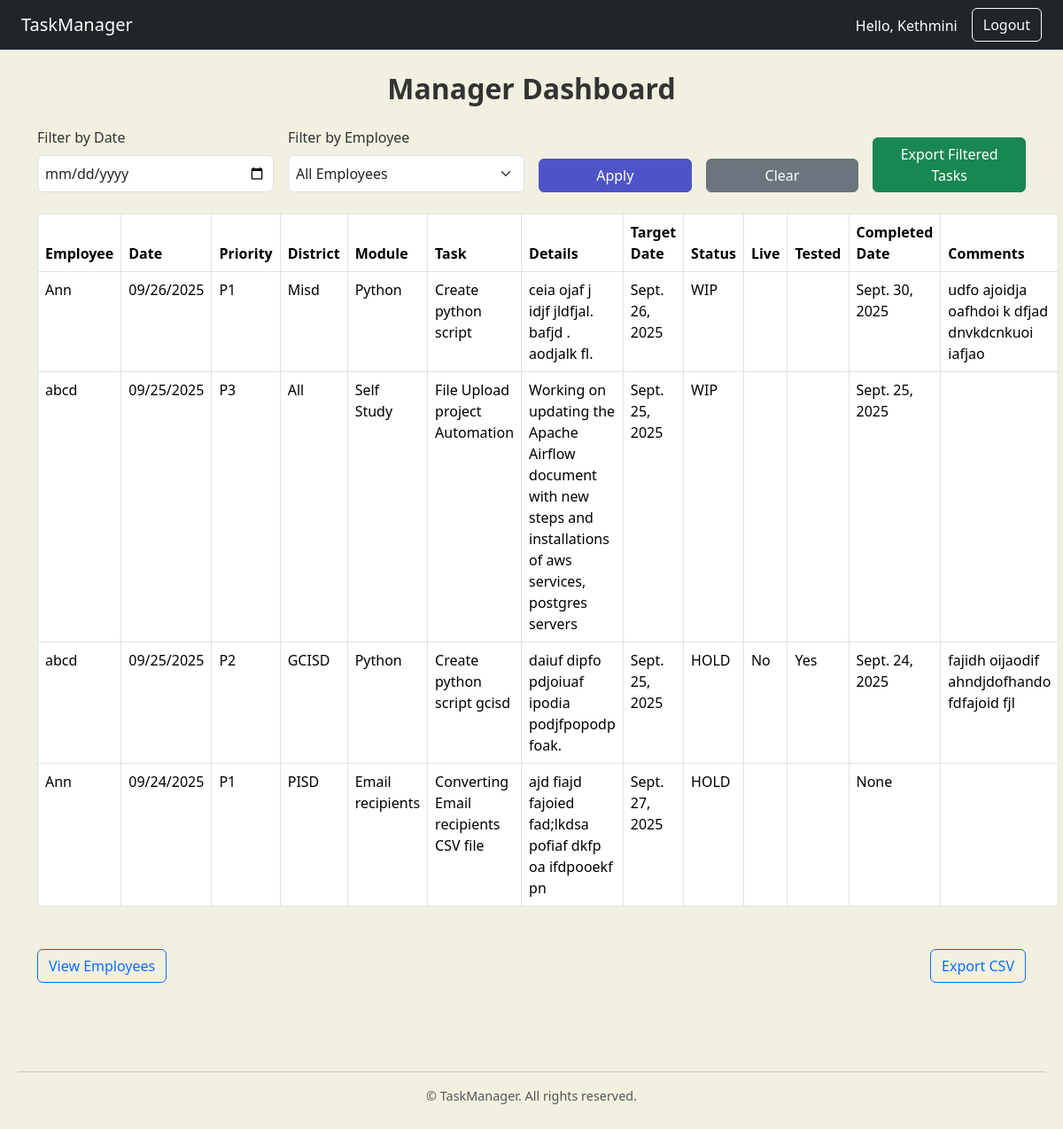
The page /dashboard/ (signed in) on the database as committed earlier.
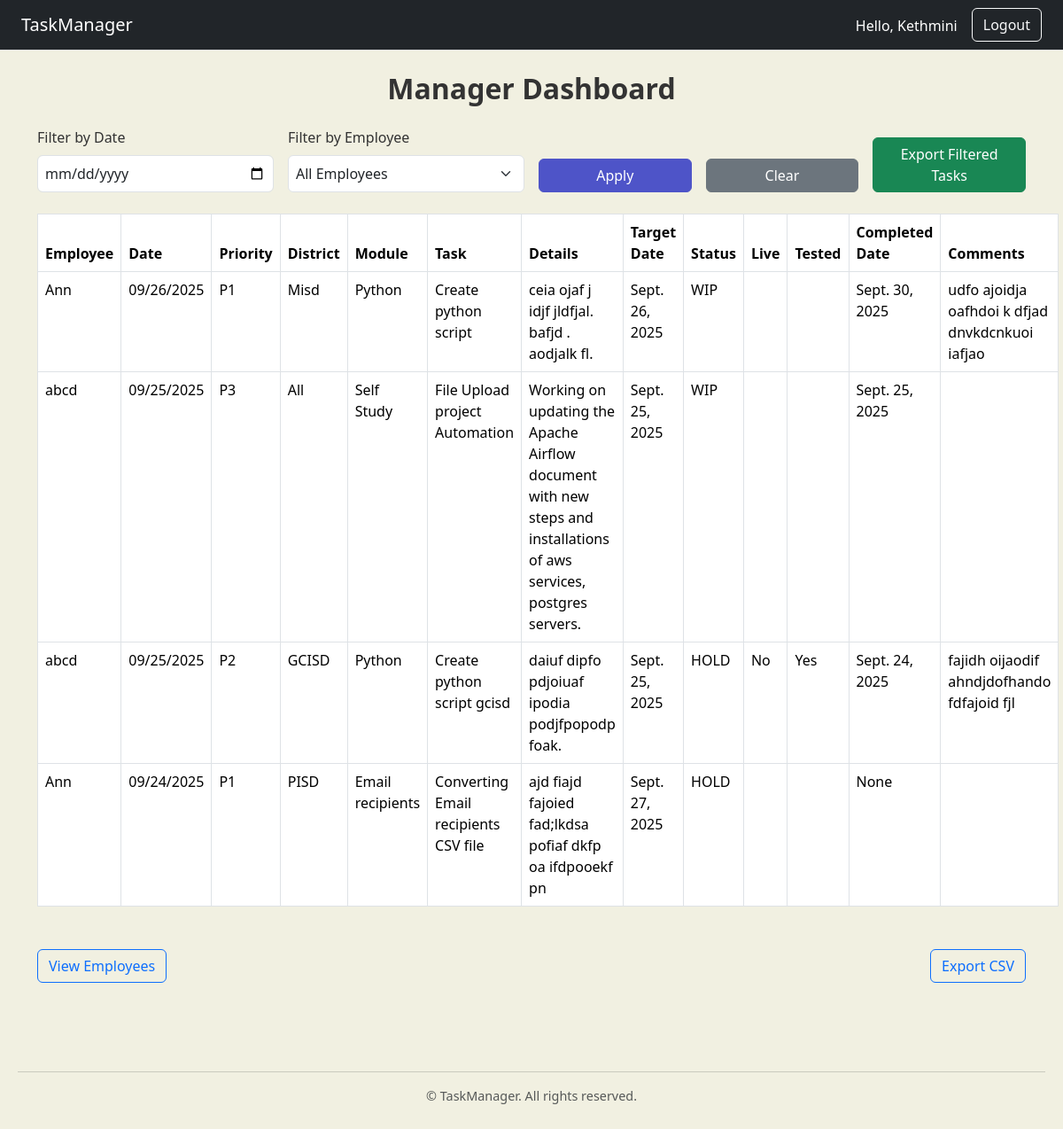
The same page on the database as committed later.
### tracker/models.py (models this page shows, shortened)
class Task(models.Model):
    user = models.ForeignKey(User, on_delete=models.CASCADE)
    date = models.DateField(default=timezone.now)
    priority = models.CharField(max_length=10)
    district = models.CharField(max_length=100)
    module = models.CharField(max_length=100)
    task = models.CharField(max_length=255)
    details = models.TextField()
    target_date = models.DateField()
    status = models.CharField(max_length=10, choices=STATUS_CHOICES)
    live = models.CharField(max_length=100, blank=True)
    tested = models.CharField(max_length=100, blank=True)
    completed_date = models.DateField(null=True, blank=True)
    comments = models.TextField(blank=True)

class User(AbstractBaseUser, PermissionsMixin):
    first_name = models.CharField(max_length=30)
    last_name = models.CharField(max_length=30)
    office_email = models.EmailField(unique=True)
    role = models.CharField(max_length=10, choices=ROLE_CHOICES)
    is_active = models.BooleanField(default=True)
    is_staff = models.BooleanField(default=False)
    objects = UserManager()
    USERNAME_FIELD = 'office_email'
    REQUIRED_FIELDS = ['first_name', 'last_name', 'role']

### tracker/views.py (the view)
# urls.py: path('dashboard/', views.manager_dashboard, name='dashboard'),
@login_required
def manager_dashboard(request):
    if request.user.role != 'manager':
        return redirect('home')
    employees = User.objects.filter(role='employee').order_by('first_name')
    selected_date = request.GET.get('date')
    selected_employee = request.GET.get('employee')
    tasks = Task.objects.all().order_by('-date')
    if selected_date:
        tasks = tasks.filter(date=selected_date)
    if selected_employee:
        tasks = tasks.filter(user_id=selected_employee)
    context = {
        'tasks': tasks,
        'employees': employees,
        'selected_date': selected_date,
        'selected_employee': selected_employee,
    }
    return render(request, 'tracker/dashboard.html', context)

### tracker/templates/tracker/dashboard.html (shortened to what this page needs)
{% extends "tracker/base.html" %}
{% block content %}
<h2 class="mb-4 text-center">Manager Dashboard</h2>
<form method="get" class="row g-3 align-items-end mb-4">
    <div class="col-md-3">
        <label for="date" class="form-label">Filter by Date</label>
        <input type="date" name="date" id="date" class="form-control" value="{{ selected_date }}">
    </div>
    <div class="col-md-3">
        <label for="employee" class="form-label">Filter by Employee</label>
        <select name="employee" id="employee" class="form-select">
            <option value="">All Employees</option>
        </select>
    </div>
    <div class="col-md-2">
        <button type="submit" class="btn btn-primary w-100">Apply</button>
    </div>
    <div class="col-md-2">
        <a href="{% url 'dashboard' %}" class="btn btn-secondary w-100">Clear</a>
    </div>
    <div class="col-md-2">
        <a class="btn btn-success w-100" href="{% url 'export_csv' %}?{% if selected_date %}date={{ selected_date }}&{% endif %}{% if selected_employee %}employee={{ selected_employee }}{% endif %}">
            Export Filtered Tasks
        </a>
    </div>
</form>
<table class="table table-hover table-bordered">
    <thead>
        <tr>
            <th>Employee</th>
            <th>Date</th>
            <th>Priority</th>
            <th>District</th>
            <th>Module</th>
            <th>Task</th>
            <th>Details</th>
            <th>Target Date</th>
            <th>Status</th>
            <th>Live</th>
            <th>Tested</th>
            <th>Completed Date</th>
            <th>Comments</th>
        </tr>
    </thead>
    <tbody>
        {% for task in tasks %}
        <tr>
            <td>{{ task.user.first_name }}</td>
            <td>{{ task.date|date:"m/d/Y" }}</td>
            <td>{{ task.priority }}</td>
            <td>{{ task.district }}</td>
            <td>{{ task.module }}</td>
            <td>{{ task.task }}</td>
            <td>{{ task.details }}</td>
            <td>{{ task.target_date }}</td>
            <td>{{ task.status }}</td>
            <td>{{ task.live }}</td>
            <td>{{ task.tested }}</td>
            <td>{{ task.completed_date }}</td>
            <td>{{ task.comments }}</td>
        </tr>
        {% empty %}
        <tr>
            <td colspan="7">No tasks submitted today.</td>
        </tr>
        {% endfor %}
    </tbody>
</table>
<div class="d-flex justify-content-between align-items-center mt-5">
    <a class="btn btn-outline-primary mb-3"
    href="{% url 'employee_list' %}">
    View Employees
    </a>
    <a class="btn btn-outline-primary mb-3"
    href="{% url 'export_csv' %}">
    Export CSV
    </a>
</div>
{% endblock %}

Rows that differ between the two databases and show on the page:
changed Task "All": details "Working on updating the Apache Airflow document with new steps and installations of aws services, postgres servers" → "Working on updating the Apache Airflow document with new steps and installations of aws services, postgres servers."
